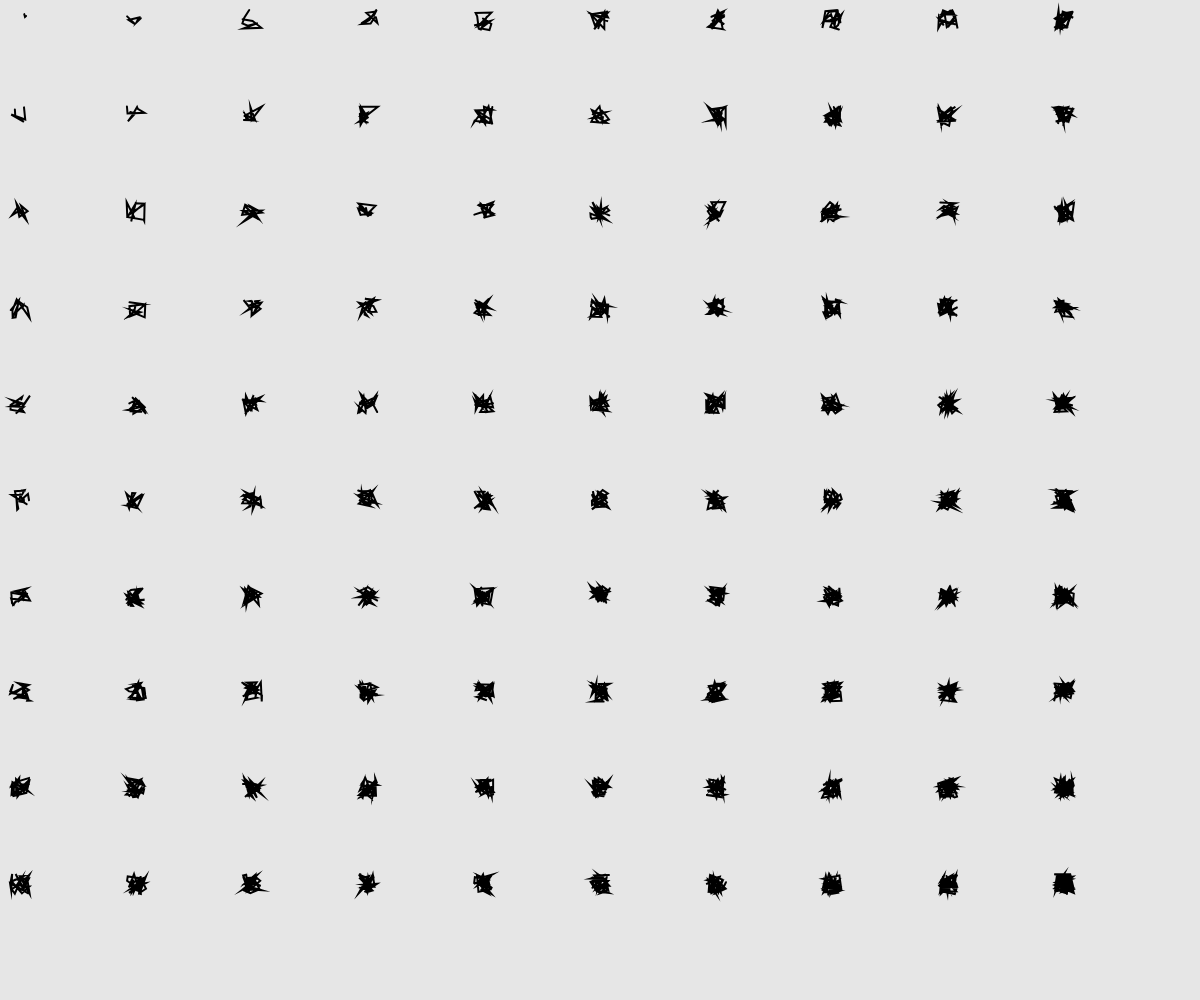
Frame 1 (no input)
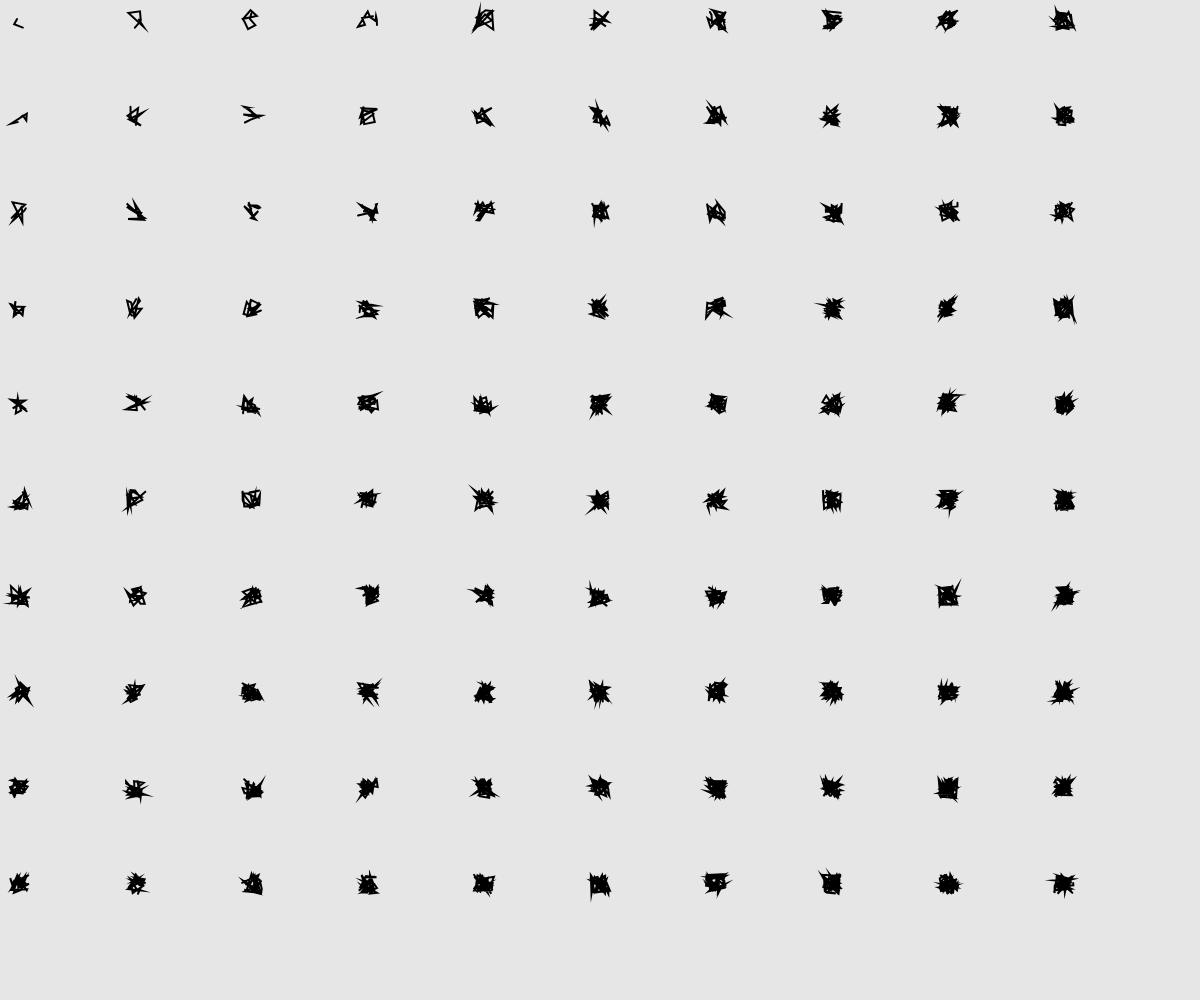
Frame 2 (the mouse pressed at the canvas centre, redrawn once)

The p5.js sketch that drew these frames (run headless with seeded random() and noise() and a simulated clock; the mouse was pressed at the canvas centre and the sketch redrawn once):

// p5.js sketch
// ── sketch.js
// Code supplied by Peter Qin, modified by Leonard Wang

function setup() {
  createCanvas(windowWidth, windowHeight);
  noLoop();
}

function draw() {
  background(230);
  let padding = 20
  for (let i=0; i<10; i++){
    let xPos= map(i,0,10,padding,width-padding)
    for (let o=0;o<10;o++){
      let yPos= map(o,0,10,padding,height-padding) 
      let points= map(o+i,0,10,3,30)
      weirdShape(xPos, yPos, 10, points)
    }
  }
}
  

function weirdShape(xPos, yPos, size, points) {
  noFill();
  strokeWeight(2);
  beginShape();
  for (let i = 0; i < points; i++) {
    vertex(xPos + random(-size, size), yPos + random(-size, size));
  }
  endShape();
}
